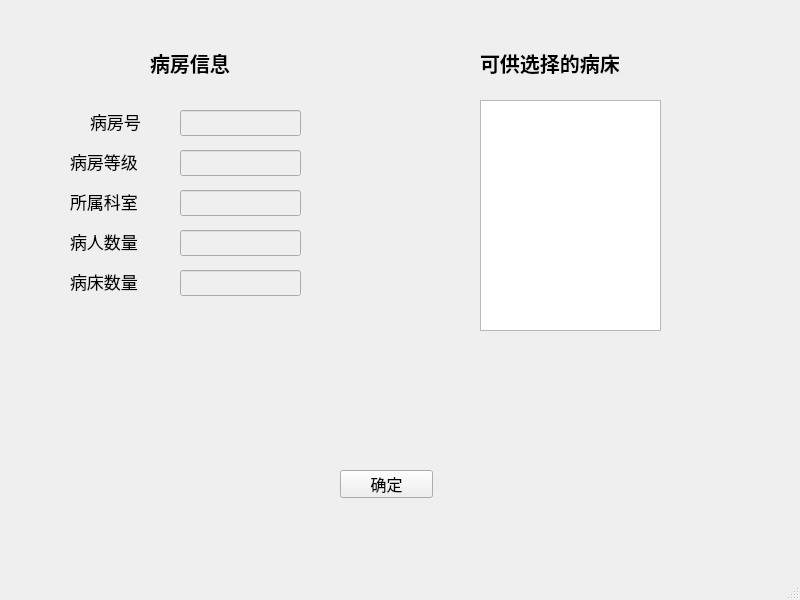
<?xml version="1.0" encoding="UTF-8"?>
<ui version="4.0">
 <class>display_beds</class>
 <widget class="QMainWindow" name="display_beds">
  <property name="geometry">
   <rect>
    <x>0</x>
    <y>0</y>
    <width>800</width>
    <height>600</height>
   </rect>
  </property>
  <property name="windowTitle">
   <string>Bed</string>
  </property>
  <property name="windowIcon">
   <iconset resource="image.qrc">
    <normaloff>:/new/prefix1/icon.png</normaloff>:/new/prefix1/icon.png</iconset>
  </property>
  <widget class="QWidget" name="centralwidget">
   <property name="styleSheet">
    <string notr="true">#centralwidget{
border-image:url(:/new/prefix1/bed.jpg);
}</string>
   </property>
   <widget class="QPushButton" name="pushButton">
    <property name="geometry">
     <rect>
      <x>340</x>
      <y>470</y>
      <width>93</width>
      <height>28</height>
     </rect>
    </property>
    <property name="font">
     <font>
      <pointsize>12</pointsize>
     </font>
    </property>
    <property name="text">
     <string>确定</string>
    </property>
   </widget>
   <widget class="QTableView" name="tableView">
    <property name="geometry">
     <rect>
      <x>480</x>
      <y>100</y>
      <width>181</width>
      <height>231</height>
     </rect>
    </property>
    <property name="font">
     <font>
      <pointsize>10</pointsize>
     </font>
    </property>
   </widget>
   <widget class="QLabel" name="label_2">
    <property name="geometry">
     <rect>
      <x>480</x>
      <y>50</y>
      <width>182</width>
      <height>25</height>
     </rect>
    </property>
    <property name="font">
     <font>
      <pointsize>15</pointsize>
      <weight>75</weight>
      <bold>true</bold>
     </font>
    </property>
    <property name="text">
     <string>可供选择的病床</string>
    </property>
   </widget>
   <widget class="QLabel" name="label_4">
    <property name="geometry">
     <rect>
      <x>150</x>
      <y>50</y>
      <width>104</width>
      <height>25</height>
     </rect>
    </property>
    <property name="font">
     <font>
      <pointsize>15</pointsize>
      <weight>75</weight>
      <bold>true</bold>
     </font>
    </property>
    <property name="text">
     <string>病房信息</string>
    </property>
   </widget>
   <widget class="QLabel" name="label_5">
    <property name="geometry">
     <rect>
      <x>90</x>
      <y>110</y>
      <width>66</width>
      <height>22</height>
     </rect>
    </property>
    <property name="font">
     <font>
      <pointsize>13</pointsize>
     </font>
    </property>
    <property name="text">
     <string>病房号</string>
    </property>
   </widget>
   <widget class="QLabel" name="label_6">
    <property name="geometry">
     <rect>
      <x>70</x>
      <y>190</y>
      <width>88</width>
      <height>22</height>
     </rect>
    </property>
    <property name="font">
     <font>
      <pointsize>13</pointsize>
     </font>
    </property>
    <property name="text">
     <string>所属科室</string>
    </property>
   </widget>
   <widget class="QLabel" name="label_7">
    <property name="geometry">
     <rect>
      <x>70</x>
      <y>270</y>
      <width>88</width>
      <height>22</height>
     </rect>
    </property>
    <property name="font">
     <font>
      <pointsize>13</pointsize>
     </font>
    </property>
    <property name="text">
     <string>病床数量</string>
    </property>
   </widget>
   <widget class="QLabel" name="label_8">
    <property name="geometry">
     <rect>
      <x>70</x>
      <y>230</y>
      <width>88</width>
      <height>22</height>
     </rect>
    </property>
    <property name="font">
     <font>
      <pointsize>13</pointsize>
     </font>
    </property>
    <property name="text">
     <string>病人数量</string>
    </property>
   </widget>
   <widget class="QLabel" name="label_9">
    <property name="geometry">
     <rect>
      <x>70</x>
      <y>150</y>
      <width>88</width>
      <height>22</height>
     </rect>
    </property>
    <property name="font">
     <font>
      <pointsize>13</pointsize>
     </font>
    </property>
    <property name="text">
     <string>病房等级</string>
    </property>
   </widget>
   <widget class="QLineEdit" name="LINE_SICKROOM_ID">
    <property name="enabled">
     <bool>false</bool>
    </property>
    <property name="geometry">
     <rect>
      <x>180</x>
      <y>110</y>
      <width>121</width>
      <height>26</height>
     </rect>
    </property>
    <property name="font">
     <font>
      <pointsize>12</pointsize>
     </font>
    </property>
   </widget>
   <widget class="QLineEdit" name="LINE_SICKROOM_RANK">
    <property name="enabled">
     <bool>false</bool>
    </property>
    <property name="geometry">
     <rect>
      <x>180</x>
      <y>150</y>
      <width>121</width>
      <height>26</height>
     </rect>
    </property>
    <property name="font">
     <font>
      <pointsize>12</pointsize>
     </font>
    </property>
   </widget>
   <widget class="QLineEdit" name="LINE_DEPARTMENT">
    <property name="enabled">
     <bool>false</bool>
    </property>
    <property name="geometry">
     <rect>
      <x>180</x>
      <y>190</y>
      <width>121</width>
      <height>26</height>
     </rect>
    </property>
    <property name="font">
     <font>
      <pointsize>12</pointsize>
     </font>
    </property>
   </widget>
   <widget class="QLineEdit" name="LINE_PATIENT_NUMBER">
    <property name="enabled">
     <bool>false</bool>
    </property>
    <property name="geometry">
     <rect>
      <x>180</x>
      <y>230</y>
      <width>121</width>
      <height>26</height>
     </rect>
    </property>
    <property name="font">
     <font>
      <pointsize>12</pointsize>
     </font>
    </property>
   </widget>
   <widget class="QLineEdit" name="LINE_CAPACITY">
    <property name="enabled">
     <bool>false</bool>
    </property>
    <property name="geometry">
     <rect>
      <x>180</x>
      <y>270</y>
      <width>121</width>
      <height>26</height>
     </rect>
    </property>
    <property name="font">
     <font>
      <pointsize>12</pointsize>
     </font>
    </property>
   </widget>
  </widget>
  <widget class="QMenuBar" name="menubar">
   <property name="geometry">
    <rect>
     <x>0</x>
     <y>0</y>
     <width>800</width>
     <height>26</height>
    </rect>
   </property>
  </widget>
  <widget class="QStatusBar" name="statusbar"/>
 </widget>
 <resources>
  <include location="image.qrc"/>
 </resources>
 <connections/>
</ui>
